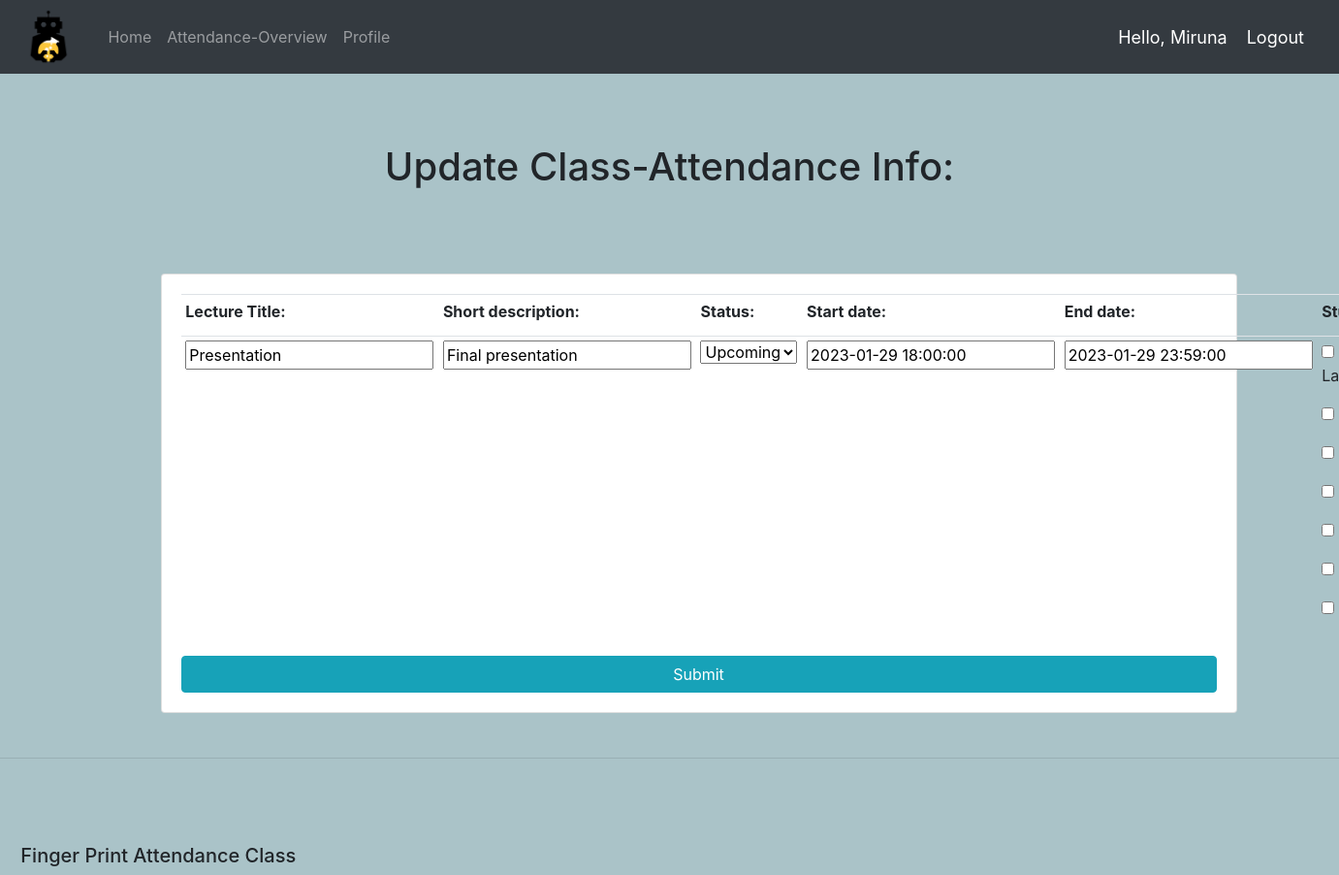
Screenshot of /update_attendance/Presentation (signed in) with the database file from the repository.
### attendance/models.py (models this page shows, shortened)
class Attendance(models.Model):
	class Meta:
		ordering = ['-start_date']
	STATUS = (
		('Upcoming', 'Upcoming'),
		('Done', 'Done')
	)
	students = models.ManyToManyField(Student, null=True)
	lecture_title = models.CharField(primary_key=True, max_length=50)
	short_description = models.CharField(max_length=500, null=True)
	status = models.CharField(max_length=200, null=True, choices=STATUS)
	start_date = models.DateTimeField()
	end_date = models.DateTimeField()

### attendance/views.py (the view)
# urls.py: path('update_attendance/<str:pk>', views.updateAttendance, name='update_attendance'),
@login_required(login_url="accounts/login")
def updateAttendance(request, pk):
	attendance = Attendance.objects.get(lecture_title=pk)
	form = AttendanceForm(instance=attendance)
	if request.method == 'POST':
		print('Printing POST:', request.POST)
		form = AttendanceForm(request.POST, instance=attendance)
		if form.is_valid():
			form.save()
			return redirect('/overview')
	context = {'form': form}
	return render(request, 'attendance_form.html', context)

### attendance/forms.py
class AttendanceForm(forms.ModelForm):
    students = forms.ModelMultipleChoiceField(
        queryset=Student.objects.all(),
        widget=forms.CheckboxSelectMultiple,
        required=False,
    )
    class Meta:
        model = Attendance
        fields = ['lecture_title', 'short_description', 'status', 'start_date', 'end_date', 'students']

### accounts/models.py (called while the page is built)
	def __str__(self):
		return self.user.first_name

### attendance/templates/attendance_form.html (shortened to what this page needs)
{% extends 'accounts/main.html' %}
{% load static %}
{% block content %}
<head>
</head>
<body>
<div class="container">
    <br>
    <br>
    <br>
    <h1 class="text-center">Update Class-Attendance Info:</h1>
    <br>
    <br>
    <form method="post">
        <div class="row">
            <div style="margin:30px" class="col-md">
                <div class="card card-body">
                    <table class="table table-sm">
                        <tr>
                            <th><label for="{{ form.lecture_title.id_for_label }}">Lecture Title:</label></th>
                            <th><label for="{{ form.short_description.id_for_label }}">Short description:</label></th>
                            <th><label for="{{ form.status.id_for_label }}">Status:</label></th>
                            <th><label for="{{ form.start_date.id_for_label }}">Start date:</label></th>
                            <th><label for="{{ form.end_date.id_for_label }}">End date:</label></th>
                            <th><label for="{{ form.students.id_for_label }}">Students :</label></th>
                        </tr>
                        <tr>
                            <td><b><i>{{ form.lecture_title }}</i></b></td>
                            <td>{{ form.short_description }}</td>
                            <td>{{ form.status }}</td>
                            <td>{{ form.start_date }}</td>
                            <td>{{ form.end_date }}</td>
                            <td>{% for student in form.students %}
                                <div class="checkbox">
                                    <label>
                                        {{ student }}
                                    </label>
                                </div>
                                {% endfor %}
                            </td>
                        </tr>
                    </table>
                    <input class="btn btn-info" type="submit" name="Confirm">
                </div>
            </div>
        </div>
    </form>
</div>
{% endblock %}

### accounts/templates/accounts/navbar.html (shortened to what this page needs)
{% load static %}
<nav class="navbar navbar-expand-lg navbar-dark bg-dark">
  <img style="height:60px; margin:0px 30px 0px 10px;" src="{% static 'images/robo1.png' %}">
  <div class="collapse navbar-collapse" id="navbarNav">
    <ul class="navbar-nav">
      <li class="nav-item">
        <a class="nav-link" href="{% url 'home' %}">Home</a>
      </li>
      <li class="nav-item">
        <a class="nav-link" href="{% url 'overview' %}">Attendance-Overview</a>
      </li>
      <li class="nav-item">
        <a class="nav-link" href="{% url 'profile' request.user %}">Profile</a>
      </li>
    </ul>
  </div>
  <span class="hello-msg">Hello, {{request.user.first_name}} </span>
  <span><a class="hello-msg" href="{% url 'logout' %}">Logout</a></span>
</nav>

### static/css/main.css (style rules this page uses)
body { background-color: #AAC3C8; }

### accounts/templates/accounts/navbar.html (style rules this page uses)
.hello-msg { font-size: 18px; color: #fff; margin-right: 20px; }

### rows the page displays
Attendance: lecture_title "Presentation", short_description "Final presentation", status "Upcoming", start_date "2023-01-29 18:00:00", end_date "2023-01-29 23:59:00"

### other values shown
{{ request.user.first_name }} "Miruna"
